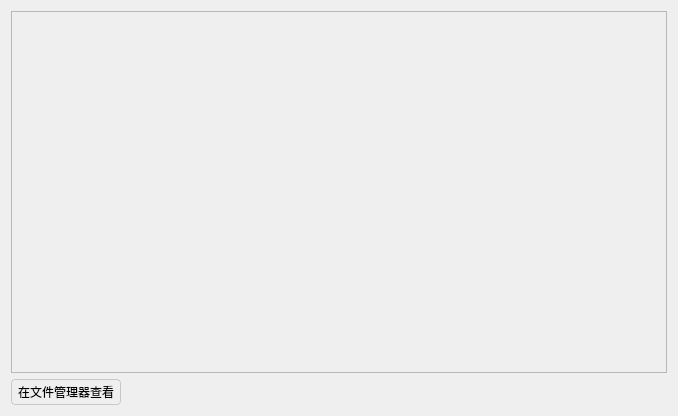
<?xml version="1.0" encoding="UTF-8"?>
<ui version="4.0">
 <class>AnalysisHistoryWidget</class>
 <widget class="QWidget" name="AnalysisHistoryWidget">
  <property name="geometry">
   <rect>
    <x>0</x>
    <y>0</y>
    <width>678</width>
    <height>416</height>
   </rect>
  </property>
  <property name="windowTitle">
   <string>Form</string>
  </property>
  <layout class="QVBoxLayout" name="verticalLayout">
   <item>
    <widget class="QScrollArea" name="scrollArea">
     <property name="sizePolicy">
      <sizepolicy hsizetype="Expanding" vsizetype="Expanding">
       <horstretch>0</horstretch>
       <verstretch>0</verstretch>
      </sizepolicy>
     </property>
     <property name="widgetResizable">
      <bool>true</bool>
     </property>
     <widget class="QWidget" name="scrollAreaWidgetContents">
      <property name="geometry">
       <rect>
        <x>0</x>
        <y>0</y>
        <width>654</width>
        <height>358</height>
       </rect>
      </property>
     </widget>
    </widget>
   </item>
   <item>
    <widget class="QPushButton" name="pushButton_2">
     <property name="sizePolicy">
      <sizepolicy hsizetype="Fixed" vsizetype="Fixed">
       <horstretch>0</horstretch>
       <verstretch>0</verstretch>
      </sizepolicy>
     </property>
     <property name="cursor">
      <cursorShape>PointingHandCursor</cursorShape>
     </property>
     <property name="styleSheet">
      <string notr="true">QPushButton{padding: 3 6 3 6; border: 1px solid rgb(200, 200, 200);border-radius: 4px;} 
 QPushButton:hover{border: 1px solid rgb(100, 150, 242);}</string>
     </property>
     <property name="text">
      <string>在文件管理器查看</string>
     </property>
    </widget>
   </item>
  </layout>
 </widget>
 <resources/>
 <connections/>
</ui>
